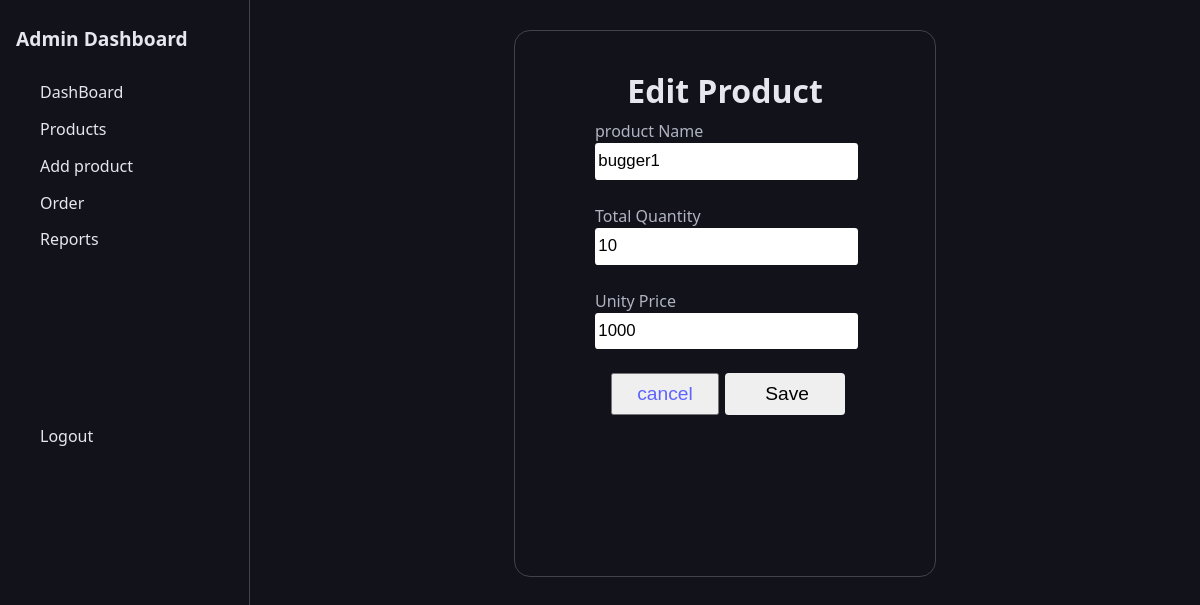
The page /Admin/admin_dashboard.php?route=edit_product&p_code=22 (signed in) on the database its author committed.
### tables this page shows
CREATE TABLE `products` (
  `productCode` int(11) NOT NULL,
  `productName` varchar(200) DEFAULT NULL,
  `product_quantity` int(11) DEFAULT NULL,
  `unit_price` decimal(30,0) DEFAULT NULL,
  `total_price` float DEFAULT NULL
);

### Admin/edit_product.php (the view, shortened to what this page needs)
<?php
 include '../config/db_connect.php';
 if(isset($_GET['p_code'])){
    $p_code = $_GET['p_code'];
 }
?>
<!DOCTYPE html>
<html lang="en">
<head>
    <link rel="stylesheet" href="../styles/style.css">
</head>
<body>
   <main>
      <div class="container">
            <?php
            $sql_command = "SELECT * FROM products WHERE productCode = '$p_code'";
            $sql_result = $conn->query($sql_command);
             if($sql_result -> num_rows > 0){
                 while($row = $sql_result -> fetch_assoc()){
            ?>
                   <h1>Edit Product </h1>
               <form action="../Controllers/edit_product_controller.php" method="POST">
                <label for="">product Name</label><br>
                <input type="text" name="product_name" value="<?php echo $row['productName']?>"><br><br>
                 <label for="">Total Quantity</label><br>
                 <input type="number" name="product_quantity" value="<?php echo $row['product_quantity']?>"><br><br>
                 <label for="">Unity Price</label><br>
                 <input type="number" name="unity_price" id="" value="<?php echo $row['unit_price']?>"><br><br>
                 <div class="bot">
                   <button><a href="../Admin/admin_dashboard.php?route=products">cancel</a></button>
                    <input type="submit" value="Save" name="submit">
                 </div>
                 </form>
                 <?php }} ?>
      </div>
   </main>
</body>
</html>

### styles/admin.css (style rules this page uses)
:root { --base-clr: #11121a; --line-clr: #42434a; --hover-clr: #222533; --text-clr: #e6e6ef; --accent-clr: #5e63ff; --secondary-text-clr: #b0b3c1; --secondary-text-clr2:#7c7f8d; }
* { margin: 0; padding: 0; }
html { font-family: Poppins, 'Segoe UI', Tahoma, Geneva, Verdana, sans-serif; line-height: 1.5rem; }
body { min-height: 100vh; min-height: 100dvh; background-color: var(--base-clr); color: var(--text-clr); display: grid; grid-template-columns: auto 1fr; }

### styles/table.css (style rules this page uses)
:root { --base-clr: #11121a; --line-clr: #42434a; --hover-clr: #222533; --text-clr: #e6e6ef; --accent-clr: #5e63ff; --secondary-text-clr: #b0b3c1; --secondary-text-clr2:#7c7f8d; }

### styles/style.css (style rules this page uses)
:root { --base-clr: #11121a; --line-clr: #42434a; --hover-clr: #222533; --text-clr: #e6e6ef; --accent-clr: #5e63ff; --secondary-text-clr: #b0b3c1; --secondary-text-clr2:#7c7f8d; }
* { margin: 0; padding: 0; }
html { font-family: Poppins, 'Segoe UI', Tahoma, Geneva, Verdana, sans-serif; line-height: 1.5rem; }
body { min-height: 100vh; min-height: 100dvh; background-color: var(--base-clr); color: var(--text-clr); }
main { padding: min(30px, 7%); display: flex; justify-content: center; }
.container form, main .bot { margin-left: 6rem; }
.container form input { width: 100%; border: none; outline: none; padding: .5em 0; border-radius: .2em; padding-left: .2em; font-size: 1.05em; font-weight: 500; transition: all 0.3s ease; }
main p, main label { color: var(--secondary-text-clr); margin-top: 5px; margin-bottom: 15px; }
main { padding: min(30px, 7%); }
.container input[type = "submit"] { font-size: 1.2em; font-weight: 500; cursor: pointer; }
main .bot { display: flex; justify-content: center; text-align: center; gap: .4em; }
main .bot a { text-decoration: none; color: var(--accent-clr); }

### Admin/edit_product.php (style rules this page uses)
main .container { height: 65%; width: 40%; }
.bot { display: flex; justify-content: space-between; gap: 10rem; width: 90%; transform: translateX(-5rem); }
.bot button { font-size: 1.2em; font-weight: 500; cursor: pointer; width: 90%; }
form { transform: translateX(-3rem); }
h1 { text-align: center; margin: 1rem 0; }

### rows shown on the page
products: product_name "bugger1", product_quantity "10", unity_price "1000"
